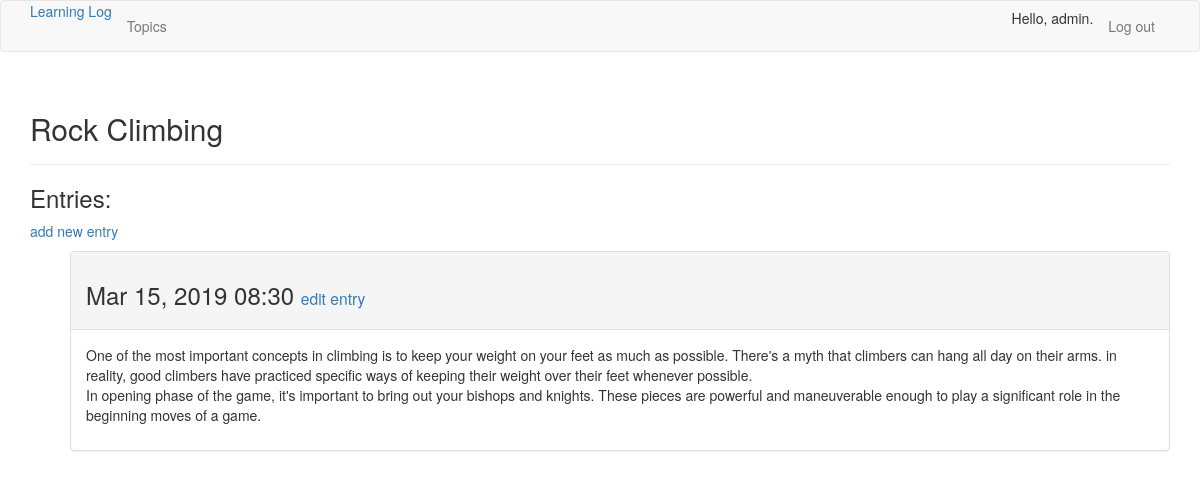
The app's page /topics/2/ (signed in), older data.
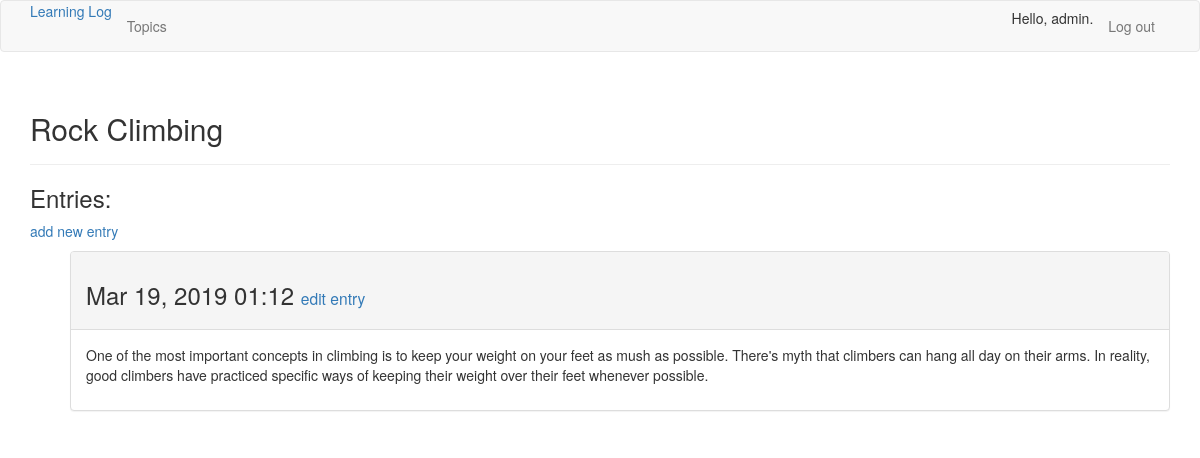
The same page, newer data.
### learning_logs/models.py (models this page shows, shortened)
class Entry(models.Model):
    topic = models.ForeignKey(Topic, on_delete=models.CASCADE)
    text = models.TextField()
    date_added = models.DateTimeField(default=timezone.now)
    class Meta:
        verbose_name_plural = 'entries'

### learning_logs/views.py (the view)
# urls.py: path('topics/<topic_id>/', views.topic, name='topic'),
def topic(request, topic_id):
    topic = Topic.objects.get(id=topic_id)
    if topic.owner != request.user:
        raise Http404
    entries = topic.entry_set.order_by('date_added')
    context = {'topic': topic, 'entries': entries}
    return render(request, 'topic.html', context)

### learning_logs/models.py (called while the page is built)
    def __str__(self):
        return self.text

### learning_logs/templates/topic.html
{% extends "base.html" %}
{% block header %}
    <h2>{{ topic }}</h2>
{% endblock header %}
{% block content %}
    <h3>Entries:</h3>
    <p>
        <a href="{% url 'new_entry' topic.id %}">add new entry</a>
    </p>
    <ul>
        {% for entry in entries %}
            <div class="panel panel-default">
                <div class="panel-heading">
                    <h3>
                        {{ entry.date_added|date:'M d, Y H:i' }}
                        <small>
                            <a href="{% url 'edit_entry' entry.id %}">edit entry</a>
                        </small>
                    </h3>
                </div>
                <div class="panel-body">
                    {{ entry.text|linebreaks }}
                </div>
            </div>
        {% empty %}
            There are no entries for this topic yet.
        {% endfor %}
    </ul>
{% endblock content %}

Row changes from the older to the newer data that the page shows:
changed Entry: date_added "Mar 15, 2019 08:30" → "Mar 19, 2019 01:12"; text "…on your feet as much as possible. There's a myth that climbers can hang all day on their arms. in reality, good climbers have practiced specific ways of keeping their weight over their feet whenever possible. In opening phase of the game, it's important to bring out your bishops and knights. These pieces are powerful and maneuverable enough to play a significant role in the beginning moves of a game." → "…on your feet as mush as possible. There's myth that climbers can hang all day on their arms. In reality, good climbers have practiced specific ways of keeping their weight over their feet whenever possible."
